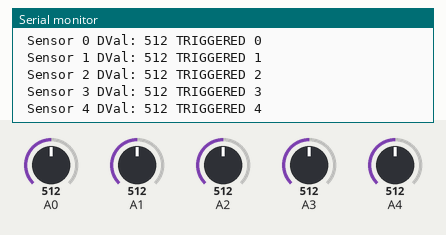
This sketch was run on a simulated Arduino Uno, built with avr-gcc and run on an emulated ATmega328P. Shown: the last lines printed to the serial monitor. The test bench sets the inputs (shaded band); at power-on: A0 = 512, A1 = 512, A2 = 512, A3 = 512, A4 = 512.

Above: at 1.2 s.
1.3 s: A0 set to 110
At 2.3 s:
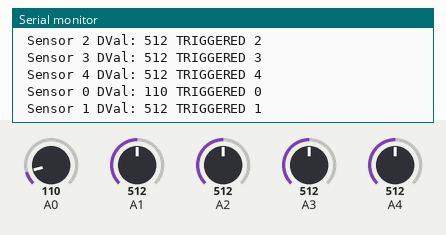
4.3 s: A0 set to 88
At 5.0 s:
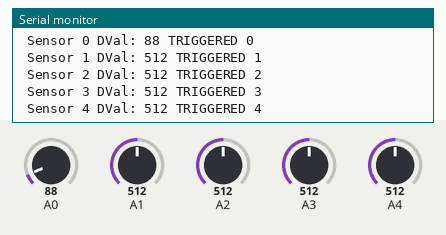
7.3 s: A1 set to 106
At 7.8 s:
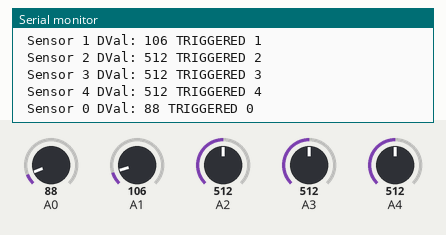
10.3 s: A1 set to 91
At 11.4 s:
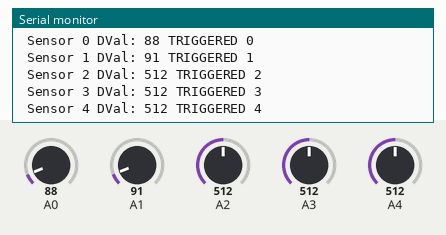
11.8 s: A2 set to 110
At 12.6 s:
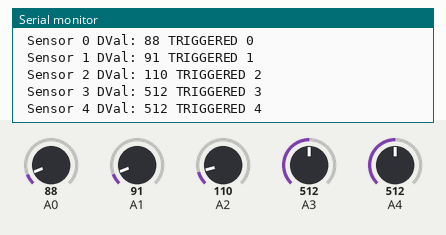
13.3 s: A2 set to 91
At 13.9 s:
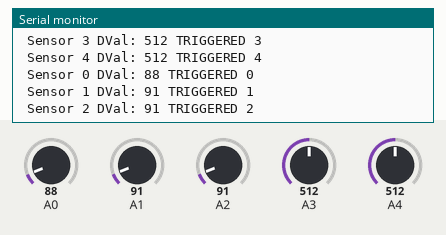
Timing chart, 0 to 15.8 s (numbered marks = the images above; inputs shaded):
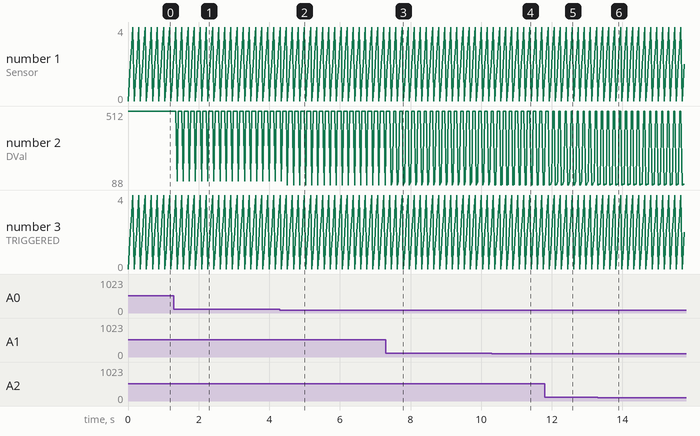

Measured:
- after the input at 1.3 s, the serial monitor: prints a new line after 0.09 s (image 1)
- after the input at 4.3 s, the serial monitor: prints a new line after 0.22 s (image 2)
- after the input at 7.3 s, the serial monitor: prints a new line after 0.18 s (image 3)
- after the input at 10.3 s, the serial monitor: prints a new line after 0.12 s (image 4)
- after the input at 11.8 s, the serial monitor: prints a new line after 0.20 s (image 5)
- after the input at 13.3 s, the serial monitor: prints a new line after 0.07 s (image 6)
- plotted number 2: 512 → 88 after the input at 4.3 s, 512 → 91 after the input at 10.3 s

The sketch:

sensor_calibrate.ino
```cpp
int sensors[5] = { A0, A1, A2, A3, A4 };
int lastSensorReadings[5] = { 0, 0, 0, 0, 0 };

#define THRESHOLD 10
#define ANALOGLOWTHRES 400
#define ANALOGHIGHTHRES 650

void setup() {
  Serial.begin(9600);
}

void loop() {

  for (int i = 0; i < 5; i = i + 1) {
    Serial.print(" Sensor ");
    Serial.print(i);
    int sensorReading = getSensorValue(sensors[i]);

    Serial.print(" DVal: ");
    Serial.print(sensorReading);

    if (sensorReading > THRESHOLD) {
      Serial.print(" TRIGGERED ");
      Serial.println(i);
    }
  }

  Serial.println("");

}

/**
 * Map an analog voltage reading (0 - 1023) to an analog write value (0 - 255)
 */
int getSensorValue(int pin) {
  int sensorValue = analogRead(pin);
  return sensorValue;
  sensorValue = constrain(sensorValue, 0, ANALOGHIGHTHRES);
  Serial.print(" AVal: ");
  Serial.print(sensorValue);
  return map(sensorValue, ANALOGLOWTHRES, ANALOGHIGHTHRES, 0, 255);
}
```
